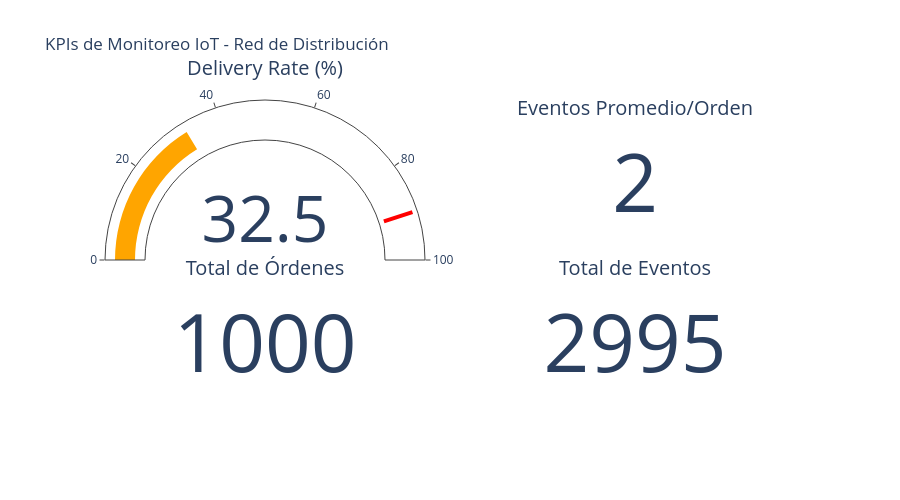

This figure's notebook cell:
### Markdown cell above
## 9️⃣ KPIs de Calidad de Transporte

### Code cell
# Calcular KPIs de monitoreo y trazabilidad
print("📊 KPIs de Monitoreo de Red de Distribución\n")

total_orders = df_transport['order_id'].nunique()
total_events = len(df_transport)
avg_events_per_order = total_events / total_orders
orders_delivered = (df_transport.groupby('order_id')['status'].apply(lambda x: 'DELIVERED' in x.values)).sum()
delivery_rate = (orders_delivered / total_orders * 100) if total_orders > 0 else 0

# Contar órdenes en cada estado (última actualización)
df_latest_status = df_transport.sort_values('timestamp').drop_duplicates('order_id', keep='last')
status_distribution = df_latest_status['status'].value_counts()

# Dashboard de KPIs
fig = go.Figure()

fig.add_trace(go.Indicator(
    mode="gauge+number",
    value=delivery_rate,
    domain={'x': [0, 0.5], 'y': [0.5, 1]},
    title={'text': "Delivery Rate (%)"},
    gauge={
        'axis': {'range': [None, 100]},
        'bar': {'color': "green" if delivery_rate >= 90 else "orange"},
        'threshold': {'line': {'color': "red", 'width': 4}, 'thickness': 0.75, 'value': 90}
    }
))

fig.add_trace(go.Indicator(
    mode="number",
    value=int(avg_events_per_order),
    domain={'x': [0.5, 1], 'y': [0.5, 1]},
    title={'text': "Eventos Promedio/Orden"}
))

fig.add_trace(go.Indicator(
    mode="number",
    value=total_orders,
    domain={'x': [0, 0.5], 'y': [0, 0.5]},
    title={'text': "Total de Órdenes"}
))

fig.add_trace(go.Indicator(
    mode="number",
    value=total_events,
    domain={'x': [0.5, 1], 'y': [0, 0.5]},
    title={'text': "Total de Eventos"}
))

fig.update_layout(
    title="KPIs de Monitoreo IoT - Red de Distribución",
    height=500
)
fig.show()

print("\n📋 RESUMEN EJECUTIVO")
print("="*60)
print(f"  Total de Órdenes: {total_orders}")
print(f"  Total de Eventos: {total_events}")
print(f"  Eventos Promedio/Orden: {avg_events_per_order:.2f}")
print(f"  Delivery Rate: {delivery_rate:.1f}%")
print(f"  Órdenes Entregadas: {orders_delivered}/{total_orders}")
print("\n  Distribución por Estado (última actualización):")
for status, count in status_distribution.items():
    print(f"    {status}: {count} órdenes")

### Figure 1 — Plotly figure (JSON) as saved in the notebook; plotly's stock layout.template omitted (floating-point values rounded to 4 significant figures)
{"data": [{"domain": {"x": [0, 0.5], "y": [0.5, 1]}, "gauge": {"axis": {"range": [null, 100]}, "bar": {"color": "orange"}, "threshold": {"line": {"color": "red", "width": 4}, "thickness": 0.75, "value": 90}}, "mode": "gauge+number", "title": {"text": "Delivery Rate (%)"}, "type": "indicator", "value": 32.5}, {"domain": {"x": [0.5, 1], "y": [0.5, 1]}, "mode": "number", "title": {"text": "Eventos Promedio/Orden"}, "type": "indicator", "value": 2}, {"domain": {"x": [0, 0.5], "y": [0, 0.5]}, "mode": "number", "title": {"text": "Total de Órdenes"}, "type": "indicator", "value": 1000}, {"domain": {"x": [0.5, 1], "y": [0, 0.5]}, "mode": "number", "title": {"text": "Total de Eventos"}, "type": "indicator", "value": 2995}], "layout": {"height": 500, "title": {"text": "KPIs de Monitoreo IoT - Red de Distribución"}}}
